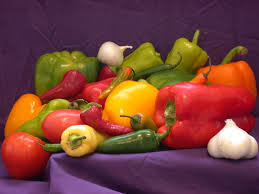
#> input picture Advanced_Image_Processing/1.jpeg, 259 x 194 px
$ jupyter execute Advanced_Image_Processing.ipynb
#> lines starting #> are read from the running program, lines starting #| are printed output that depends on the picture; after the words box and inside, x2 and y2 are one past the last pixel; in counts of white or black regions, pixels touching at a corner belong together
[cell 1]
import cv2
from matplotlib import pyplot as plt
import numpy as np

[cell 2]
img_original = cv2.imread("1.jpeg")
#> img_original is the input picture: shape (194, 259, 3); mean B, G, R 57.9, 66.3, 120.7

[cell 3]
plt.imshow(img_original)

[cell 4]
img_rgb = cv2.cvtColor(img_original, cv2.COLOR_BGR2RGB)
img_gray = cv2.cvtColor(img_original, cv2.COLOR_BGR2GRAY)
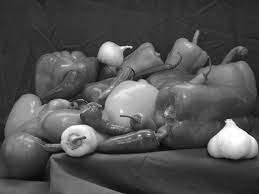
#> img_gray: shape (194, 259); min 5, max 255, mean 81.6

[cell 5]
fig = plt.figure(figsize = (10,7))
rows=1
columns=3
fig.add_subplot(rows,columns,1)
plt.title("original_resim")
plt.imshow(img_original)
plt.axis("off")

fig.add_subplot(rows,columns,2)
plt.title("rgb_resim")
plt.imshow(img_rgb)
plt.axis("off")

fig.add_subplot(rows,columns,3)
plt.title("gray_resim")
plt.imshow(img_gray,cmap="gray")
plt.axis("off")
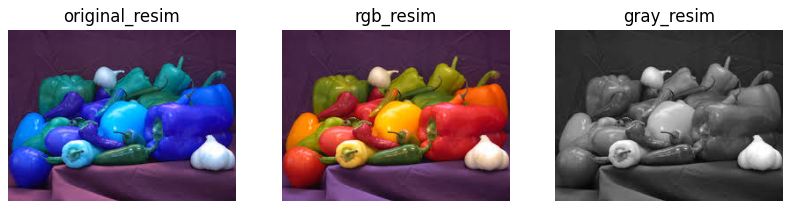
#> figure drawn by matplotlib, 3 panels; B, G, R data is drawn as R, G, B

[cell 6]
img_rgb_indexes = (img_rgb[:,:,0]>130) & (img_rgb[:,:,1]<80) & (img_rgb[:,:,2]<70)
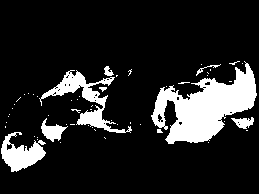
#> img_rgb_indexes: shape (194, 259) bool; 14.5% white; 55 white regions (47 under 20 px), largest, box (x1, y1, x2, y2) and area: (151, 61, 257, 144) 4251, (39, 70, 132, 133) 1398, (1, 132, 46, 172) 933

[cell 7]
print(type(img_rgb_indexes))
#| <class 'numpy.ndarray'>

[cell 8]
img_rgb_indexes.shape
#> Out = (194, 259)

[cell 9]
plt.imshow(img_rgb_indexes, cmap="gray")

[cell 10]
img_rgb[img_rgb_indexes] = [135,235,235]
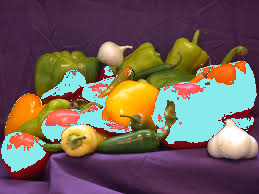
#> img_rgb: shape (194, 259, 3); mean R, G, B 113.6, 95, 87.3

[cell 11]
new_rgb= cv2.cvtColor(img_original, cv2.COLOR_BGR2RGB)

[cell 12]
fig = plt.figure(figsize = (10,7))
rows=1
columns=4
fig.add_subplot(rows,columns,1)
plt.title("rgb_resim")
plt.imshow(new_rgb)
plt.axis("off")

fig.add_subplot(rows,columns,2)
plt.title("indexes_resim")
plt.imshow(img_rgb_indexes)
plt.axis("off")

fig.add_subplot(rows,columns,3)
plt.title("gray_resim")
plt.imshow(img_rgb,cmap="gray")
plt.axis("off")

[cell 13]
img_rgb_yesil_indexes = (img_rgb[:,:,0]<130) & (img_rgb[:,:,1]>50) & (img_rgb[:,:,2]<90)
#> img_rgb_yesil_indexes: shape (194, 259) bool; 10.7% white; 150 white regions (134 under 20 px), largest, box (x1, y1, x2, y2) and area: (35, 43, 144, 98) 1602, (126, 29, 211, 90) 1476, (86, 100, 177, 154) 1222
plt.imshow(img_rgb_yesil_indexes, cmap="gray")

[cell 14]
img_rgb_new_1 =cv2.cvtColor(img_original,cv2.COLOR_BGR2RGB)
img_rgb_new_2 =cv2.cvtColor(img_original,cv2.COLOR_BGR2RGB)
img_rgb_new_3 =cv2.cvtColor(img_original,cv2.COLOR_BGR2RGB)
img_rgb_new_1[img_rgb_yesil_indexes] = [59,30,84]
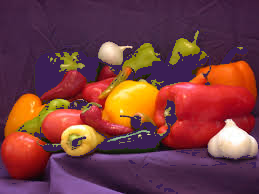
#> img_rgb_new_1: shape (194, 259, 3); mean R, G, B 117, 59.9, 63.8
img_rgb_new_2[img_rgb_yesil_indexes] = [30,62,98]
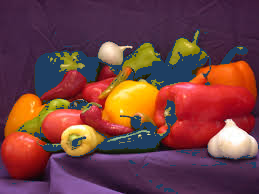
#> img_rgb_new_2: shape (194, 259, 3); mean R, G, B 113.9, 63.3, 65.3
img_rgb_new_3[img_rgb_yesil_indexes] = [237,223,224]
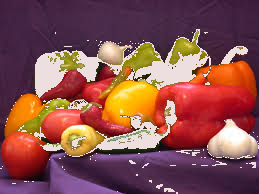
#> img_rgb_new_3: shape (194, 259, 3); mean R, G, B 136.1, 80.6, 78.9

[cell 15]
fig = plt.figure(figsize = (10,7))
rows=1
columns=4
fig.add_subplot(rows,columns,1)
plt.title("img_rgb_new_1")
plt.imshow(img_rgb_new_1)
plt.axis("off")

fig.add_subplot(rows,columns,2)
plt.title("img_rgb_new_2")
plt.imshow(img_rgb_new_2)
plt.axis("off")

fig.add_subplot(rows,columns,3)
plt.title("img_rgb_new_3")
plt.imshow(img_rgb_new_3)
plt.axis("off")

[cell 16]
img_hsv_green = cv2.cvtColor(img_original, cv2.COLOR_BGR2HSV)
#> img_hsv_green: shape (194, 259, 3); mean H, S, V 102, 157.5, 122.5

lower_green = np.array([20,100,90])
upper_green = np.array([130,210,130])

mask_green = cv2.inRange(img_hsv_green, lower_green, upper_green)
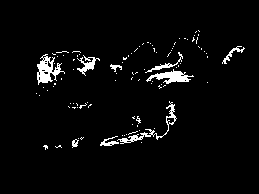
#> mask_green: shape (194, 259); 3.6% white; 97 white regions (88 under 20 px), largest, box (x1, y1, x2, y2) and area: (37, 54, 65, 85) 386, (146, 69, 194, 84) 315, (117, 101, 177, 144) 298

[cell 17]
fig = plt.figure(figsize = (10,7))
rows=1
columns=2
fig.add_subplot(rows,columns,1)
plt.title("img_rgb_new_1")
plt.imshow(img_rgb_new_1)
plt.axis("off")

fig.add_subplot(rows,columns,2)
plt.title("mask_green")
plt.imshow(mask_green,cmap="gray")
plt.axis("off")

[cell 18]
yellow =np.full_like(img_rgb_new_1, [255,255,0])

img_rgb_new_1[mask_green !=0] = yellow[mask_green !=0]
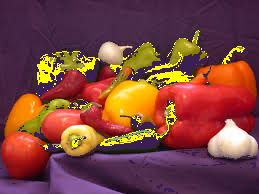
#> img_rgb_new_1: shape (194, 259, 3); 3.56% of pixels changed, all inside (x1, y1, x2, y2) = (36, 30, 245, 150)

[cell 19]
plt.imshow(img_rgb_new_1)

[cell 20]
height, width = 100,100
img_red = np.zeros((height,width,3),dtype=np.uint8)
img_red[:,:,0] = 255

img_green = np.zeros((height,width,3),dtype=np.uint8)
img_green[:,:,1]=255

img_blue = np.zeros((height,width,3),dtype=np.uint8)
img_blue[:,:,2]=255

img_yellow= np.zeros((height,width,3),dtype=np.uint8)
img_yellow[:,:,:2]=255


img_black =np.zeros((height,width,3),dtype=np.uint8)

img_white =np.ones((height,width,3),dtype=np.uint8)*255

fig = plt.figure(figsize = (10,7), facecolor='purple')
rows=1
columns=6
fig.add_subplot(rows,columns,1)
plt.title("red")
plt.imshow(img_red)
plt.axis("off")

fig.add_subplot(rows,columns,2)
plt.title("green")
plt.imshow(img_green)
plt.axis("off")

fig.add_subplot(rows,columns,3)
plt.title("blue")
plt.imshow(img_blue)
plt.axis("off")

fig.add_subplot(rows,columns,4)
plt.title("yellow")
plt.imshow(img_yellow)
plt.axis("off")

fig.add_subplot(rows,columns,5)
plt.title("black")
plt.imshow(img_black)
plt.axis("off")

fig.add_subplot(rows,columns,6)
plt.title("white")
plt.imshow(img_white)
plt.axis("off")
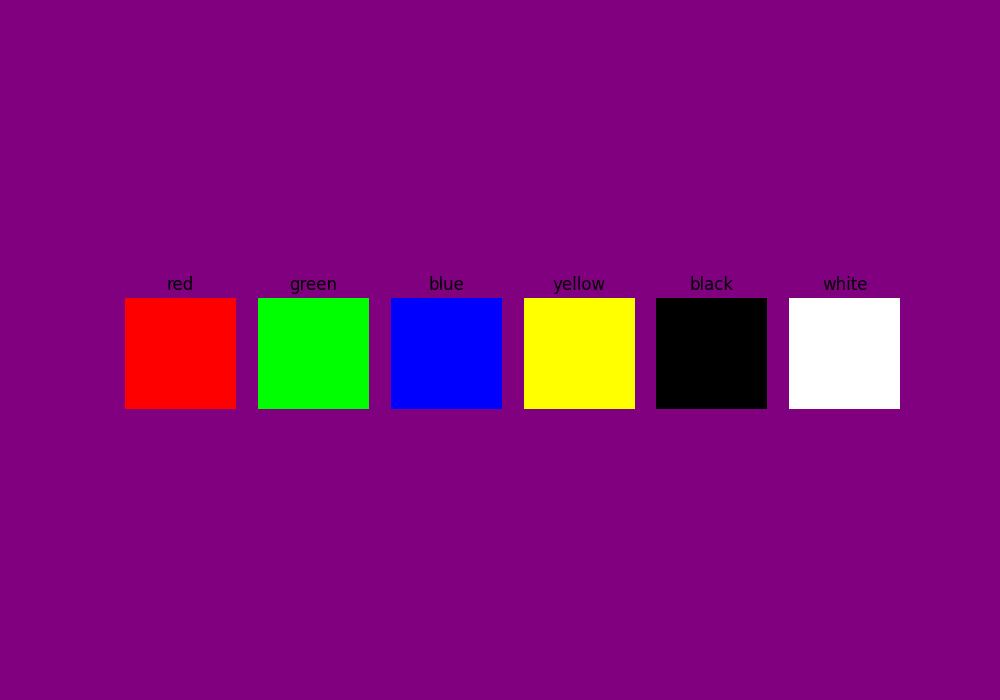
#> figure drawn by matplotlib, 6 panels
